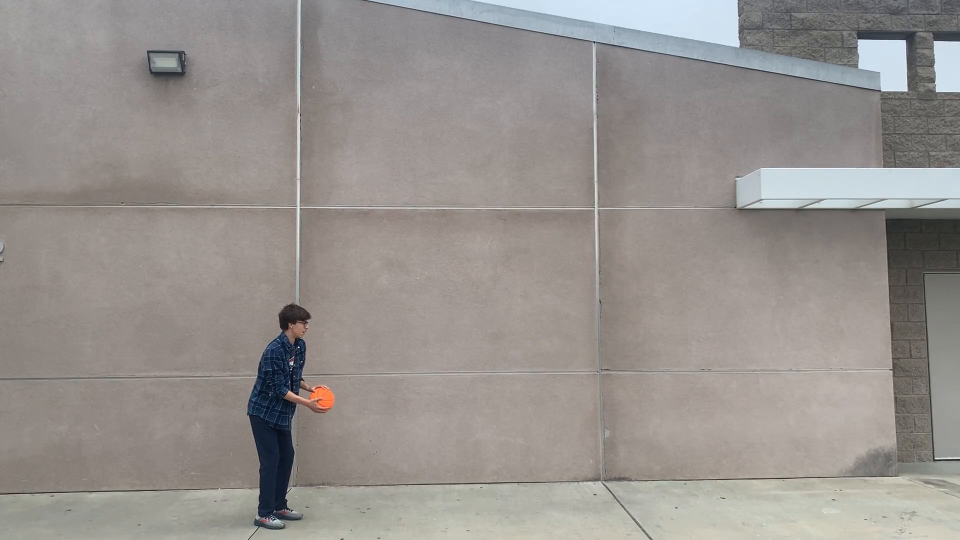
#> input picture frame 9 of Ohio_Rizz.mp4, 1920 x 1080 px, given in place of gis_lr_CC_vid03.mp4, which was not available (shown at 1/2 size)
$ python test_corners2.py
#> lines starting #> are read from the running program, lines starting #| are printed output that depends on the picture
import cv2
import numpy as np

def select_points(video_path, num_points=8):
    # Open the video file
#> called with num_points = 8
    cap = cv2.VideoCapture(video_path)

    # Check if video opened successfully
    if not cap.isOpened():
        print("Error: Could not open video.")
        return

    # Read the first frame


    ret, frame = cap.read()
#> frame is the input picture: shape (1080, 1920, 3); mean B, G, R 142.4, 145.8, 150.9
    height, _, _ = frame.shape
#> height = 1080
    frame = frame[height//2:, :, :]
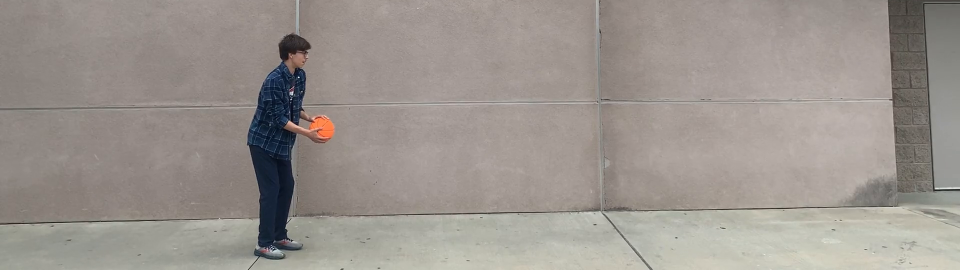
#> frame: shape (540, 1920, 3) (shown at 1/2 size); mean B, G, R 142.2, 148, 154.9


    # Check if frame is read correctly
    if not ret:
        print("Error: Could not read the frame.")
        return

    # List to store the points
    points = []

    # Function to capture click events
    # [8 lines left out: function click_event, not called in this run]

    # Display the frame and set the click event handler
    cv2.imshow('Frame', frame)
    cv2.setMouseCallback('Frame', click_event)

    # Wait until all points are selected or window is closed
    while len(points) < num_points:
        cv2.waitKey(1)

    # Release the video capture
    cap.release()

    # Print the selected points
    print("Selected Points: ", points)

    # Save the points to a file
    with open('selected_points.txt', 'w') as f:
        for point in points:
            f.write(f'{point[0]},{point[1]}\n')

    print("Points saved to selected_points.txt")


# [62 lines left out: function track_box_corners, not called in this run]

# Usage
video_path = 'D:/Users/draar/OneDrive/Documents/GitHub/Prepare2Play-Learning-Experience/data/gis_lr_CC_vid03.mp4'
track_box_corners(video_path, select_points(video_path))

$ run again, starting later in the video
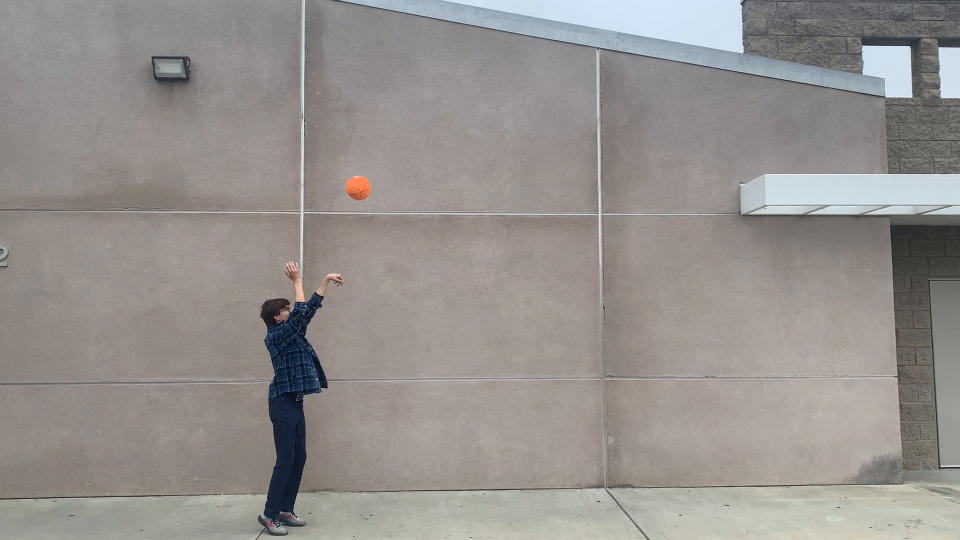
#> input picture frame 44 of Ohio_Rizz.mp4, 1920 x 1080 px, given in place of gis_lr_CC_vid03.mp4, which was not available (shown at 1/2 size)
#> in select_points, frame is the input picture: shape (1080, 1920, 3); mean B, G, R 141.6, 144.7, 149.7
#> in select_points, `frame = frame[height//2:, :, :]`:
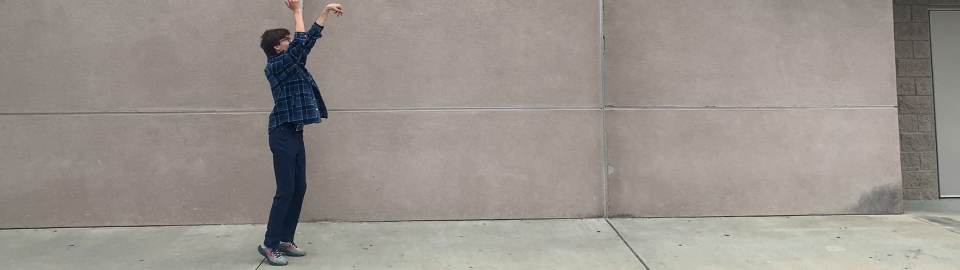
#> frame: shape (540, 1920, 3) (shown at 1/2 size); mean B, G, R 141, 146.5, 153.2

$ run again, starting later in the video
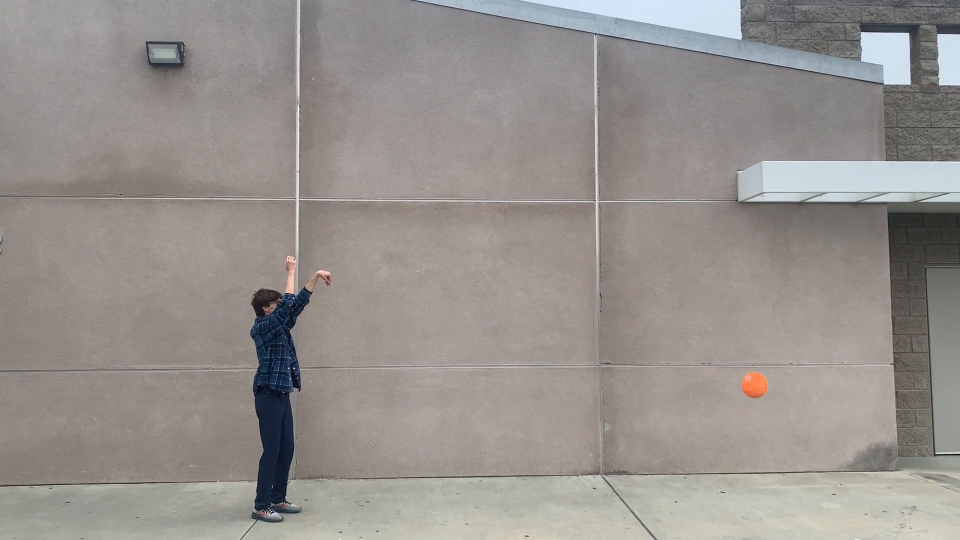
#> input picture frame 79 of Ohio_Rizz.mp4, 1920 x 1080 px, given in place of gis_lr_CC_vid03.mp4, which was not available (shown at 1/2 size)
#> in select_points, frame is the input picture: shape (1080, 1920, 3); mean B, G, R 142.1, 145.6, 150.9
#> in select_points, `frame = frame[height//2:, :, :]`:
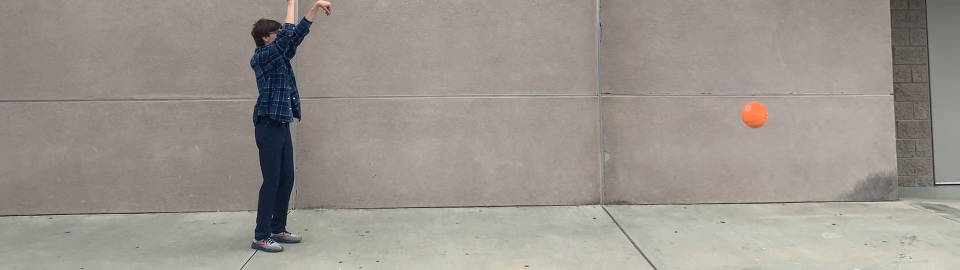
#> frame: shape (540, 1920, 3) (shown at 1/2 size); mean B, G, R 142.7, 148.5, 155.2
